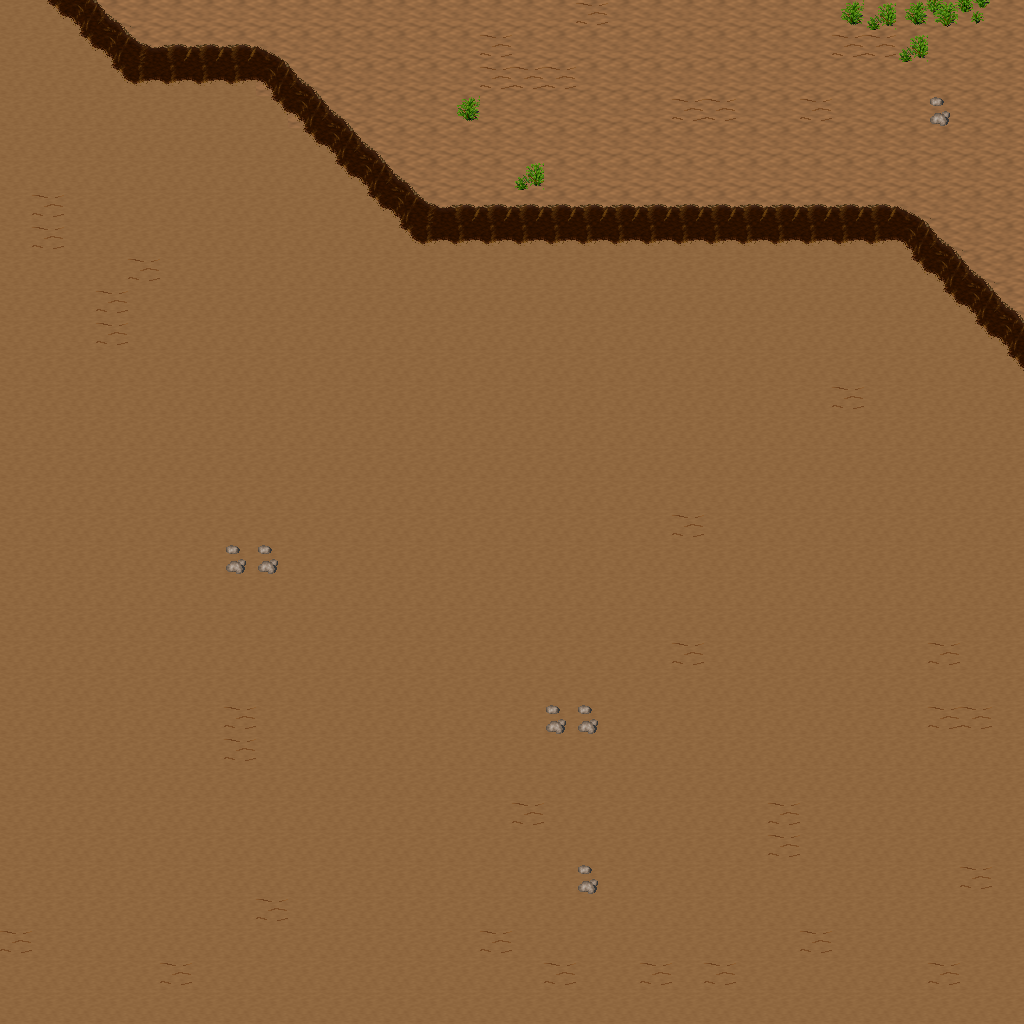

Tiled map render using the project's own tile images. Description and the map definition, with tile-layer contents summarised, below:
An orthogonal 32x32 tile map with 32x32 px tiles, 5 tile layers (Ground, Objects, Objects2, Above, ...), 1 hidden layer not drawn, 20 tilesets.

<map version="1.10" tiledversion="1.11.0" orientation="orthogonal" renderorder="right-down" width="32" height="32" tilewidth="32" tileheight="32" infinite="0" nextlayerid="11" nextobjectid="1">
 <tileset firstgid="1" name="ground_ground" tilewidth="32" tileheight="32" tilecount="33" columns="3">
  <image source="../drawable/ground_ground.png" width="96" height="352" />
 </tileset>
 <tileset firstgid="34" name="ground_ridge_earth_dark" tilewidth="32" tileheight="32" tilecount="96" columns="12">
  <image source="../drawable/ground_ridge_earth_dark.png" width="384" height="256" />
 </tileset>
 <tileset firstgid="130" name="ground_earth_edges" tilewidth="32" tileheight="32" tilecount="18" columns="6">
  <image source="../drawable/ground_earth_edges.png" width="192" height="96" />
 </tileset>
 <tileset firstgid="148" name="ground_rock_pebbles" tilewidth="32" tileheight="32" tilecount="3" columns="1">
  <image source="../drawable/ground_rock_pebbles.png" width="32" height="96" />
 </tileset>
 <tileset firstgid="151" name="item_statue_grey_stone" tilewidth="32" tileheight="32" tilecount="4" columns="2">
  <image source="../drawable/item_statue_grey_stone.png" width="64" height="64" />
 </tileset>
 <tileset firstgid="155" name="ground_square_patch" tilewidth="32" tileheight="32" tilecount="9" columns="3">
  <image source="../drawable/ground_square_patch.png" width="96" height="96" />
 </tileset>
 <tileset firstgid="164" name="ground_eye" tilewidth="32" tileheight="32" tilecount="9" columns="3">
  <image source="../drawable/ground_eye.png" width="96" height="96" />
 </tileset>
 <tileset firstgid="173" name="item_corpse_huge_animal" tilewidth="32" tileheight="32" tilecount="16" columns="2">
  <image source="../drawable/item_corpse_huge_animal.png" width="64" height="256" />
 </tileset>
 <tileset firstgid="189" name="logic_creature_orc" tilewidth="32" tileheight="32" tilecount="6" columns="6">
  <image source="../drawable/logic_creature_orc.png" width="192" height="32" />
 </tileset>
 <tileset firstgid="195" name="logic_collision" tilewidth="32" tileheight="32" tilecount="1" columns="1">
  <image source="../drawable/logic_collision.png" width="32" height="32" />
 </tileset>
 <tileset firstgid="196" name="plant_tree_spruce" tilewidth="32" tileheight="32" tilecount="6" columns="2">
  <image source="../drawable/plant_tree_spruce.png" width="64" height="96" />
 </tileset>
 <tileset firstgid="202" name="plant_tree_evergreen" tilewidth="32" tileheight="32" tilecount="36" columns="3">
  <image source="../drawable/plant_tree_evergreen.png" width="96" height="384" />
 </tileset>
 <tileset firstgid="238" name="plant_bush_bushes" tilewidth="32" tileheight="32" tilecount="10" columns="5">
  <image source="../drawable/plant_bush_bushes.png" width="160" height="64" />
 </tileset>
 <tileset firstgid="248" name="plant_bush_bush_mult_colored" tilewidth="32" tileheight="32" tilecount="6" columns="3">
  <image source="../drawable/plant_bush_bush_mult_colored.png" width="96" height="64" />
 </tileset>
 <tileset firstgid="254" name="plant_stump_small_stump" tilewidth="32" tileheight="32" tilecount="4" columns="2">
  <image source="../drawable/plant_stump_small_stump.png" width="64" height="64" />
 </tileset>
 <tileset firstgid="258" name="plant_bush_large_green" tilewidth="32" tileheight="32" tilecount="9" columns="3">
  <image source="../drawable/plant_bush_large_green.png" width="96" height="96" />
 </tileset>
 <tileset firstgid="267" name="plant_tree_tree_darkgreen" tilewidth="32" tileheight="32" tilecount="88" columns="8">
  <image source="../drawable/plant_tree_tree_darkgreen.png" width="256" height="352" />
 </tileset>
 <tileset firstgid="355" name="ground_dry_grass" tilewidth="32" tileheight="32" tilecount="54" columns="9">
  <image source="../drawable/ground_dry_grass.png" width="288" height="192" />
 </tileset>
 <tileset firstgid="409" name="logic_creature_animal" tilewidth="32" tileheight="32" tilecount="32" columns="8">
  <image source="../drawable/logic_creature_animal.png" width="256" height="128" />
 </tileset>
 <tileset firstgid="441" name="logic_creature_mutant" tilewidth="32" tileheight="32" tilecount="7" columns="7">
  <image source="../drawable/logic_creature_mutant.png" width="224" height="32" />
 </tileset>
 <layer id="1" name="Ground" width="32" height="32">
  <data>[1024 cells, 1024 non-empty, 2 distinct tile ids]</data>
 </layer>
 <layer id="2" name="Objects" width="32" height="32">
  <data>[1024 cells, 125 non-empty, 14 distinct tile ids]</data>
 </layer>
 <layer id="3" name="Objects2" width="32" height="32">
  <data>[1024 cells, 0 non-empty, 0 distinct tile ids]</data>
 </layer>
 <layer id="4" name="Above" width="32" height="32">
  <data>[1024 cells, 0 non-empty, 0 distinct tile ids]</data>
 </layer>
 <layer id="5" name="Above2" width="32" height="32">
  <data>[1024 cells, 0 non-empty, 0 distinct tile ids]</data>
 </layer>
 <layer id="6" name="Walkable" width="32" height="32" visible="0">
  <data>[1024 cells, 71 non-empty, 1 distinct tile ids]</data>
 </layer>
 <objectgroup id="7" name="Mapevents" />
 <objectgroup id="8" name="Spawn" />
 <objectgroup id="9" name="Keys" />
 <objectgroup id="10" name="Replace" />
</map>
